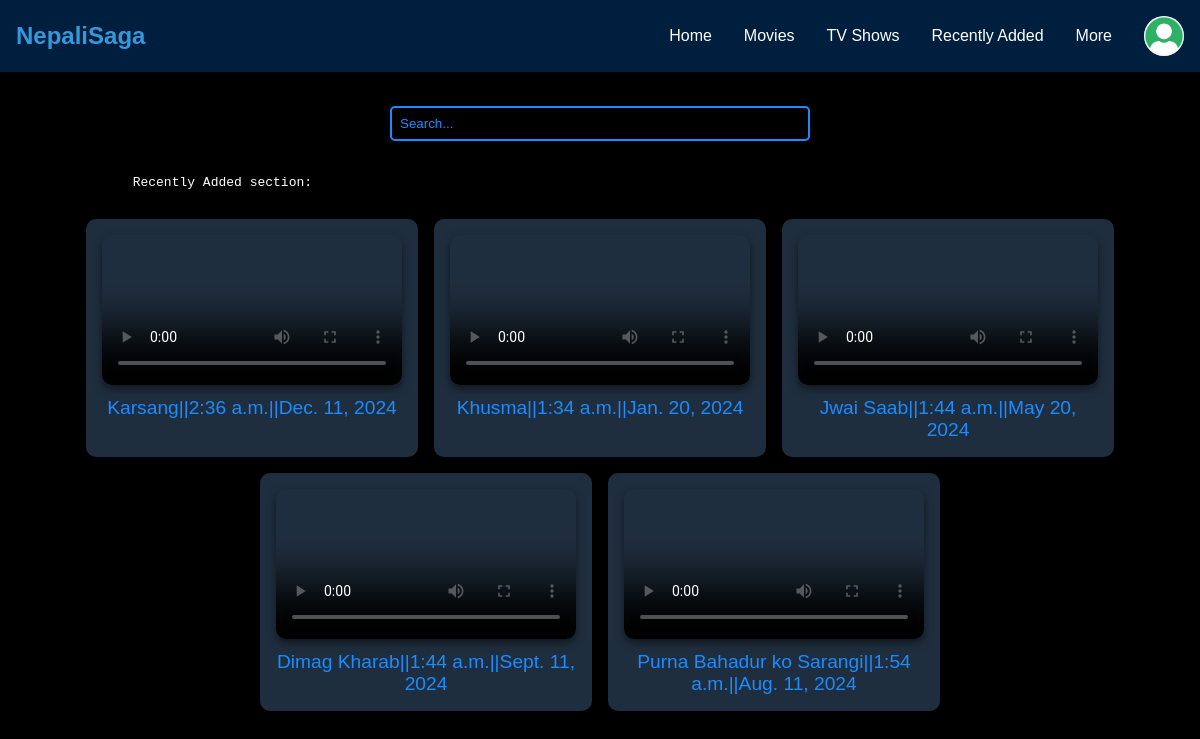
Page /recently_added/ on the committed database.
### ottapp/models.py (models this page shows, shortened)
class  Movies(models.Model):
    M_id = models.AutoField(primary_key=True)
    M_name = models.CharField(max_length = 150)
    movie = models.FileField(upload_to='movies/')
    content_type = models.CharField(max_length=10,
        choices=[
            ('Movie', 'Movie'),
            ('TV Show', 'TV Show'),
        ],
        default='Movie')
    Thumbnail = models.ImageField(upload_to='movies/thumbnails/')
    rating = models.IntegerField()
    duration = models.TimeField()
    release_date = models.DateField()
    writer = models.CharField(max_length = 50)
    director = models.CharField(max_length = 50)
    added_on = models.DateTimeField(auto_now_add=True)

### ottapp/views.py (the view)
# urls.py: path('recently_added/',views.recently_added, name='recently_added'),
def recently_added(request):
    try:
        movies = Movies.objects.all().order_by('-added_on')
        return render(request, 'recently_added.html',{'movies':movies})
    except Exception as e:
        messages.error(request,'Failed to load the recently added. Please try again.')

### templates/recently_added.html (shortened to what this page needs)
{% extends "base.html" %}
{% block content %}
<pre>                 Recently Added section:</pre>
{% endblock %}

### templates/base.html (shortened to what this page needs)
<!DOCTYPE html>
<html lang="en">
  <head>
    {% load static %}
    <link rel="stylesheet" href="{% static 'styles_base.css' %}" />
  </head>
  <body>
    <header class="header">
      <div class="logo">NepaliSaga</div>
      <nav>
        <a href="{% url 'home' %}">Home</a>
        <a href="{% url 'movies' %}">Movies</a>
        <a href="{% url 'tv_shows' %}">TV Shows</a>
        <a href="{% url 'recently_added' %}">Recently Added</a>
        <a href="{% url 'more' %}">More</a>
        <div class="profile-button" tabindex="0">
            {% if user.profile_pic %}
            <img src="{{ user.profile_pic.url }}" alt="Profile Picture">
        {% else %}
            <img src="{% static 'images/defaultprofile.jpeg' %}" alt="Profile Picture">
        {% endif %}
        </div>
      </nav>
    </header>
    <form method="GET" action="{% url 'search' %}">
      <div class="search-bar">
        <input type="text" placeholder="Search..." name="query" />
      </div>
    </form>
    {% block content %}
    {% endblock %}
    <div class="container">
      {%if movies%}
        {% for movie in movies %}
        <div class="card video-card">
            <video
            controls
            controlsList="nodownload"
            preload="metadata"
            id="my-video"
            poster = "{{movie.Thumbnail.url}}"
            class="video" controls>
            <source src="{{movie.movie.url}}" type="video/mp4">
            </video>
            <div class="title">{{movie.M_name}}||{{movie.duration}}||{{movie.release_date}}</div>
        </div>
        {% endfor %}
        {% else %}
        <p>No movies or TV Shows found</p>
        {%endif%}
    </div>
  </body>
</html>

### static/styles_base.css (style rules this page uses)
body { font-family: Arial, sans-serif; background-color: #000; color: #fff; margin: 0; padding: 0; }
.header { background-color: #001f3f; padding: 1rem; display: flex; justify-content: space-between; align-items: center; }
.header .logo { font-size: 1.5rem; font-weight: bold; color: #3498db; }
.header nav { display: flex; align-items: center; position: relative; }
.header nav a { margin: 0 1rem; color: #fff; text-decoration: none; font-size: 1rem; }
.profile-button { margin-left: 1rem; width: 40px; height: 40px; border-radius: 50%; background-color: #3498db; display: flex; align-items: center; justify-content: center; cursor: pointer; position: relative; }
.profile-button img { width: 100%; height: 100%; border-radius: 50%; }
.search-bar { margin: 1.5rem auto; text-align: center; }
.search-bar input[type="text"] { padding: 0.5rem; width: 80%; max-width: 400px; border-radius: 5px; border: 2px solid #1a8cff; background-color: #000; color: #fff; transition: width 0.3s ease; }
.search-bar input[type="text"]::placeholder { color: #1a8cff; }
.container { display: flex; flex-wrap: wrap; justify-content: center; gap: 1rem; padding: 1rem; }
.card { background-color: #1f2e3e; border-radius: 10px; box-shadow: 0px 4px 8px rgba(0, 0, 0, 0.5); width: 100%; max-width: 300px; padding: 1rem; text-align: center; }
.card .title { font-size: 1.2rem; color: #1a8cff; margin-top: 0.5rem; }
.video-card { position: relative; }
.video { width: 100%; height: auto; border-radius: 10px; box-shadow: 0px 4px 8px rgba(0, 0, 0, 0.5); }
@media (min-width: 768px) { .card { width: calc(33% - 2rem); } }
form { flex-direction: column; align-items: center; }
input, textarea { width: 325px; margin: 10px; padding: 10px; border: 1px solid #ddd; border-radius: 5px; }

### rows in the picture
Movies: M_name "Karsang", duration "2:36 a.m.", release_date "Dec. 11, 2024"
Movies: M_name "Khusma", duration "1:34 a.m.", release_date "Jan. 20, 2024"
Movies: M_name "Jwai Saab", duration "1:44 a.m.", release_date "May 20, 2024"
Movies: M_name "Dimag Kharab", duration "1:44 a.m.", release_date "Sept. 11, 2024"
Movies: M_name "Purna Bahadur ko Sarangi", duration "1:54 a.m.", release_date "Aug. 11, 2024"
